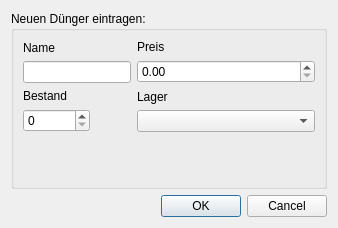
<?xml version="1.0" encoding="UTF-8"?>
<ui version="4.0">
 <class>InsertDuengerDialog</class>
 <widget class="QDialog" name="InsertDuengerDialog">
  <property name="geometry">
   <rect>
    <x>0</x>
    <y>0</y>
    <width>338</width>
    <height>228</height>
   </rect>
  </property>
  <property name="windowTitle">
   <string>Dialog</string>
  </property>
  <layout class="QVBoxLayout" name="verticalLayout_2">
   <item>
    <widget class="QGroupBox" name="groupBox">
     <property name="title">
      <string>Neuen Dünger eintragen:</string>
     </property>
     <layout class="QFormLayout" name="formLayout">
      <item row="0" column="0">
       <layout class="QVBoxLayout" name="verticalLayout">
        <item>
         <widget class="QLabel" name="label">
          <property name="text">
           <string>Name</string>
          </property>
         </widget>
        </item>
        <item>
         <widget class="QLineEdit" name="Name"/>
        </item>
       </layout>
      </item>
      <item row="0" column="1">
       <layout class="QVBoxLayout" name="verticalLayout_3">
        <item>
         <widget class="QLabel" name="label_2">
          <property name="text">
           <string>Preis</string>
          </property>
         </widget>
        </item>
        <item>
         <widget class="QDoubleSpinBox" name="Preis">
          <property name="maximum">
           <double>100000000.989999994635582</double>
          </property>
         </widget>
        </item>
       </layout>
      </item>
      <item row="2" column="1">
       <layout class="QVBoxLayout" name="verticalLayout_5">
        <item>
         <widget class="QLabel" name="label_4">
          <property name="text">
           <string>Lager</string>
          </property>
         </widget>
        </item>
        <item>
         <widget class="QComboBox" name="Lager"/>
        </item>
       </layout>
      </item>
      <item row="2" column="0">
       <layout class="QVBoxLayout" name="verticalLayout_4">
        <item>
         <widget class="QLabel" name="label_3">
          <property name="text">
           <string>Bestand</string>
          </property>
         </widget>
        </item>
        <item>
         <widget class="QSpinBox" name="Bestand">
          <property name="maximum">
           <number>10000000</number>
          </property>
         </widget>
        </item>
       </layout>
      </item>
     </layout>
    </widget>
   </item>
   <item>
    <widget class="QDialogButtonBox" name="buttonBox">
     <property name="orientation">
      <enum>Qt::Horizontal</enum>
     </property>
     <property name="standardButtons">
      <set>QDialogButtonBox::Cancel|QDialogButtonBox::Ok</set>
     </property>
    </widget>
   </item>
  </layout>
 </widget>
 <resources/>
 <connections>
  <connection>
   <sender>buttonBox</sender>
   <signal>accepted()</signal>
   <receiver>InsertDuengerDialog</receiver>
   <slot>accept()</slot>
   <hints>
    <hint type="sourcelabel">
     <x>248</x>
     <y>254</y>
    </hint>
    <hint type="destinationlabel">
     <x>157</x>
     <y>274</y>
    </hint>
   </hints>
  </connection>
  <connection>
   <sender>buttonBox</sender>
   <signal>rejected()</signal>
   <receiver>InsertDuengerDialog</receiver>
   <slot>reject()</slot>
   <hints>
    <hint type="sourcelabel">
     <x>316</x>
     <y>260</y>
    </hint>
    <hint type="destinationlabel">
     <x>286</x>
     <y>274</y>
    </hint>
   </hints>
  </connection>
 </connections>
</ui>
